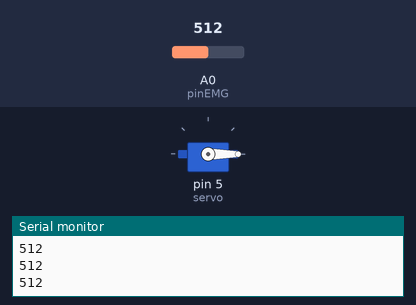
This sketch was run on a simulated Arduino Uno, built with avr-gcc and run on an emulated ATmega328P. Shown: servo, the last lines printed to the serial monitor. The inputs (shaded band) are chosen by the test bench; at power-on: A0 (pinEMG) = 512.

Above: at 1.2 s.
1.3 s: A0 (pinEMG) set to 685
2.8 s: A0 (pinEMG) set to 718
At 5.6 s:
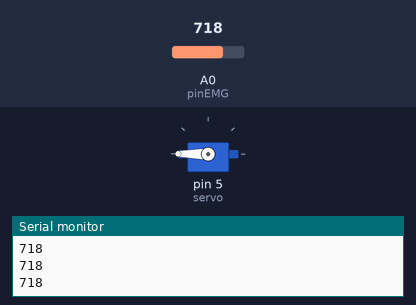
5.8 s: A0 (pinEMG) set to 690
At 6.4 s:
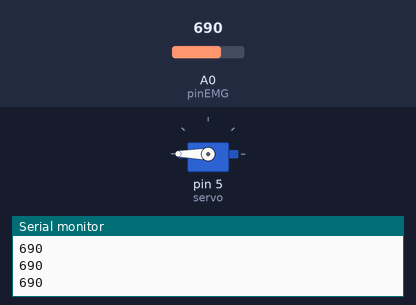
7.3 s: A0 (pinEMG) set to 710
At 8.1 s:
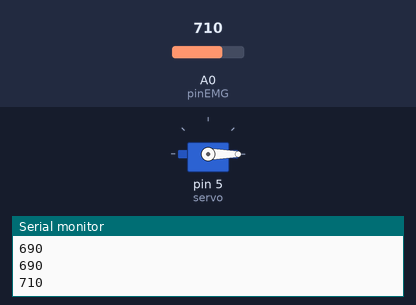
Timing chart, 0 to 11.3 s (numbered marks = the images above; inputs shaded):
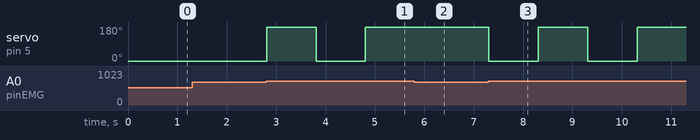

Measured:
- the behaviour switches between 700 and 701 on A0 (pinEMG) (found by bisection; images 0 and 1)
- after the input at 2.8 s, servo on pin 5 (servo): 0° → 180° at once, → 0° 1.0 s later, → 180° 1.0 s later
- after the input at 5.8 s, servo on pin 5 (servo): stays 180° (without the input it goes to 0° after 0.01 s)
- after the input at 7.3 s, servo on pin 5 (servo): alternates 180° for 1.0 s and 0° for 1.0 s, starting at once

The sketch:

v1_prog.ino
```cpp
#include <Servo.h>
Servo servo;

// Déclaration des constantes
const int pinEMG = A0;            // Pin sur lequel est connecté le capteur EMG
const int seuil = 700;            // Seuil pour déclencher un changement d'état
const unsigned long tau = 1000;   // Délai d'attente en millisecondes
int etat = 0;                     // Etat initial, 0 = ouvert, 1 = fermé


void setup() {
  Serial.begin(9600);    //Initilise la communication avec l'arduino
  servo.attach(5);       //Servo connecté pin 5
  servo.write(0);       // position de départ
}

void loop() {
  int valeurEMG = analogRead(pinEMG);     // Lecture de la valeur du capteur EMG
  Serial.println(valeurEMG);              //Permet d'afficher les valeurs si besoin de recalibrer

  if (valeurEMG > seuil ) {     //seuil dépassé ?
    if (etat == 0){             //conditionne le changement d'état
      etat = 1;                 //changement d'état
      servo.write(180);         //met le moteur en position fermé
      delay(tau);               //attente pour ne pas bouclé sur la même contraction
    }
    else if (etat == 1){        //conditionne le changement d'état
      etat = 0;                 //changement d'état
      servo.write(0);           //met le moteur en position ouvert
      delay(tau);               //attente pour ne pas bouclé sur la même contraction
    }
  }

}
```
